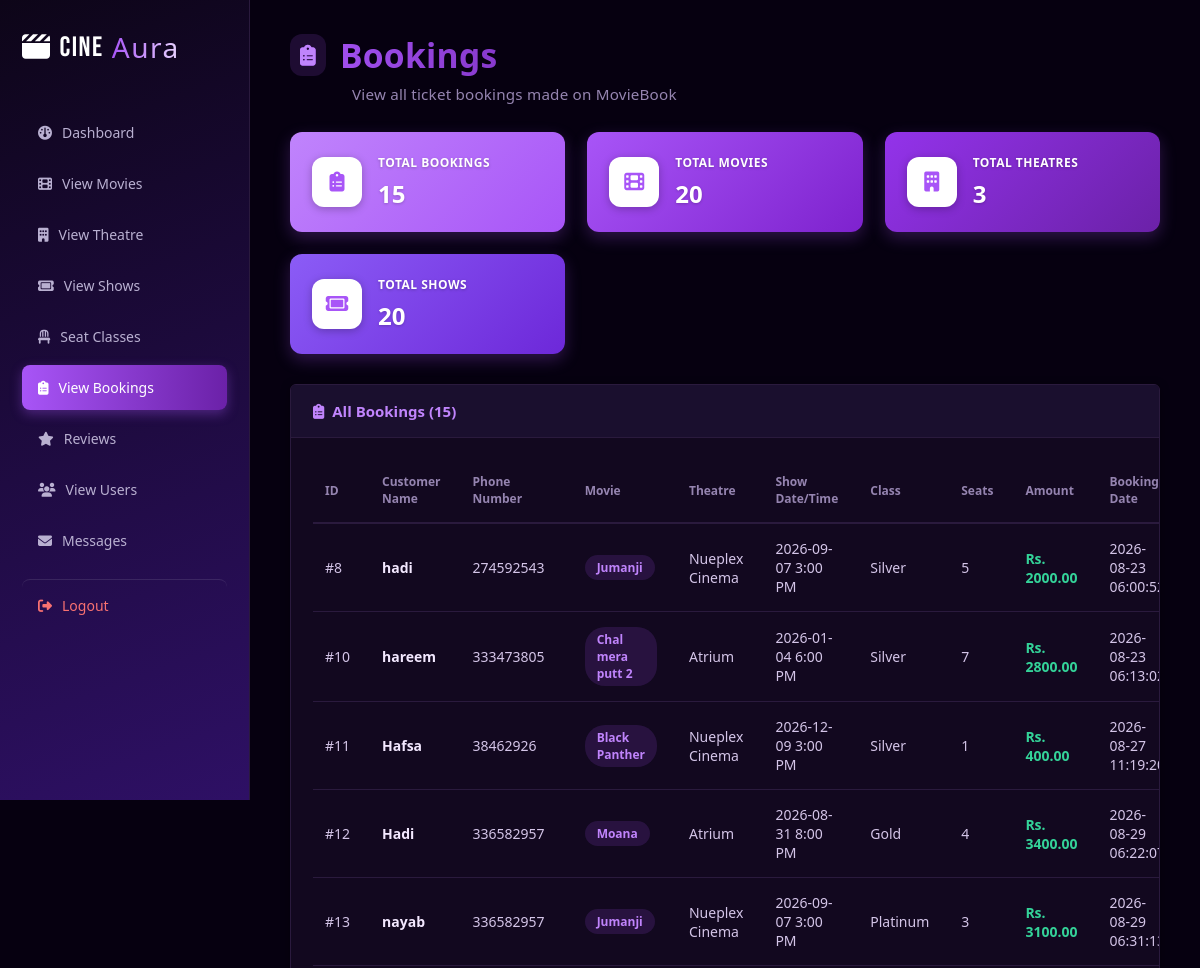
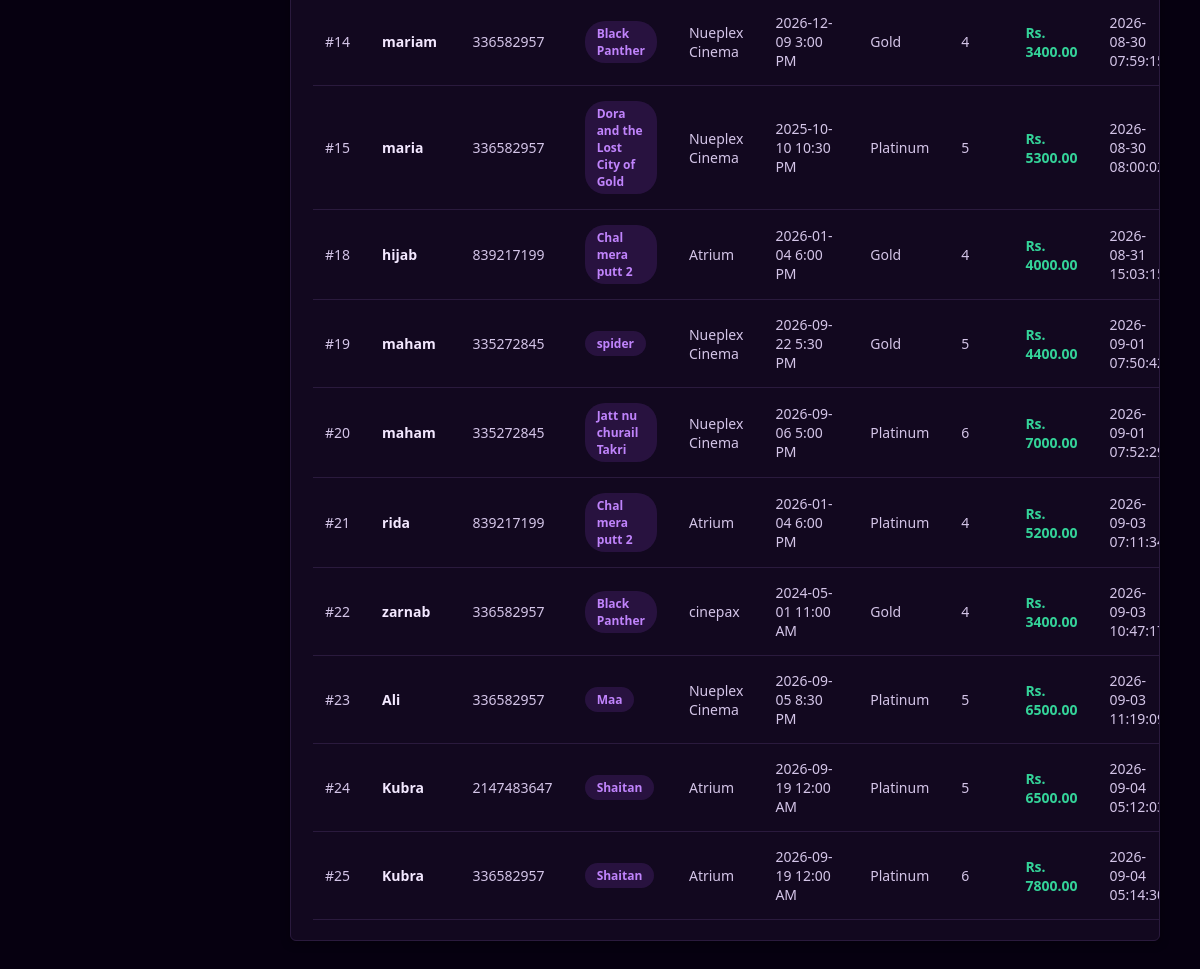
/Dashboard/view_bookings.php (signed in), run on the app's committed database (2 pictures, top to bottom).
### tables this page shows
CREATE TABLE `bookings` (
  `id` int(11) NOT NULL,
  `user_id` int(11) DEFAULT NULL,
  `customer_name` varchar(100) NOT NULL,
  `number` int(11) NOT NULL,
  `movie_id` int(11) NOT NULL,
  `seats` int(11) NOT NULL,
  `amount` decimal(8,2) NOT NULL,
  `payment_method` varchar(20) NOT NULL DEFAULT 'Cash',
  `booking_date` timestamp NOT NULL DEFAULT current_timestamp(),
  `show_id` int(11) NOT NULL,
  `seat_class_id` int(11) NOT NULL
);

CREATE TABLE `movies` (
  `id` int(11) NOT NULL,
  `title` varchar(150) NOT NULL,
  `genre` varchar(100) NOT NULL,
  `poster_url` varchar(255) NOT NULL,
  `avg_rating` decimal(2,1) NOT NULL,
  `trailer_url` varchar(255) NOT NULL,
  `description` text NOT NULL,
  `director` varchar(100) NOT NULL,
  `release_year` int(11) NOT NULL,
  `cast_names` varchar(255) NOT NULL,
  `is_coming_soon` tinyint(1) NOT NULL
);

CREATE TABLE `theatres` (
  `id` int(11) NOT NULL,
  `name` varchar(150) NOT NULL,
  `location` varchar(255) NOT NULL
);

CREATE TABLE `shows` (
  `id` int(11) NOT NULL,
  `movie_id` int(11) NOT NULL,
  `theatre_id` int(11) NOT NULL,
  `show_date` date NOT NULL,
  `show_time` time NOT NULL
);

CREATE TABLE `seat_classes` (
  `id` int(11) NOT NULL,
  `class_name` varchar(60) NOT NULL,
  `adult_price` decimal(10,2) NOT NULL,
  `kid_price` decimal(10,2) NOT NULL
);

### Dashboard/view_bookings.php (the view, shortened to what this page needs)
<?php
include_once "../connect.php";
include_once "side.php";
$movieCountQuery = "SELECT * FROM movies";
$movieCountResult = mysqli_query($conn, $movieCountQuery);
$totalMovies = mysqli_num_rows($movieCountResult);
$theatreCountQuery = "SELECT * FROM theatres";
$theatreCountResult = mysqli_query($conn, $theatreCountQuery);
$totalTheatres = mysqli_num_rows($theatreCountResult);
$showCountQuery = "SELECT * FROM shows";
$showCountResult = mysqli_query($conn, $showCountQuery);
$totalShows = mysqli_num_rows($showCountResult);
$bookingQuery = "SELECT bookings.id, bookings.customer_name, bookings.number, movies.title,
                  theatres.name AS theatre_name, shows.show_date, shows.show_time,
                  seat_classes.class_name, bookings.seats, bookings.amount, bookings.booking_date
                  FROM bookings
                  JOIN movies ON bookings.movie_id = movies.id
                  LEFT JOIN shows ON bookings.show_id = shows.id
                  LEFT JOIN theatres ON shows.theatre_id = theatres.id
                  LEFT JOIN seat_classes ON bookings.seat_class_id = seat_classes.id";
$bookingResult = mysqli_query($conn, $bookingQuery);
$totalBookings = mysqli_num_rows($bookingResult);
?>
<!DOCTYPE html>
<html lang="en">
<head>
    <link rel="stylesheet" href="https://cdnjs.cloudflare.com/ajax/libs/font-awesome/6.5.1/css/all.min.css">
    <link rel="stylesheet" href="style.css">
</head>
<body class="dashboard-body">
    <div class="admin-content">
        <div class="admin-topbar">
            <div class="page-heading">
                <h1>Bookings</h1>
                <p class="page-subtitle">View all ticket bookings made on MovieBook</p>
            </div>
        </div>
        <section class="stats-grid">
            <div class="stat-card">
                <div class="stat-icon"><i class="fa-solid fa-clipboard-list"></i></div>
                <div>
                    <p class="stat-label">Total Bookings</p>
                    <p class="stat-value"><?php echo $totalBookings; ?></p>
                </div>
            </div>
            <div class="stat-card">
                <div class="stat-icon"><i class="fa-solid fa-film"></i></div>
                <div>
                    <p class="stat-label">Total Movies</p>
                    <p class="stat-value"><?php echo $totalMovies; ?></p>
                </div>
            </div>
            <div class="stat-card">
                <div class="stat-icon"><i class="fa-solid fa-building"></i></div>
                <div>
                    <p class="stat-label">Total Theatres</p>
                    <p class="stat-value"><?php echo $totalTheatres; ?></p>
                </div>
            </div>
            <div class="stat-card">
                <div class="stat-icon"><i class="fa-solid fa-ticket"></i></div>
                <div>
                    <p class="stat-label">Total Shows</p>
                    <p class="stat-value"><?php echo $totalShows; ?></p>
                </div>
            </div>
        </section>
        <section class="manage-section">
            <div class="manage-header">
                <h2><i class="fa-solid fa-clipboard-list"></i> All Bookings (<?php echo $totalBookings; ?>)</h2>
            </div>
            <div class="table-wrapper">
                <table class="admin-table">
                    <thead>
                        <tr>
                            <th>ID</th>
                            <th>Customer Name</th>
                            <th>Phone Number</th>
                            <th>Movie</th>
                            <th>Theatre</th>
                            <th>Show Date/Time</th>
                            <th>Class</th>
                            <th>Seats</th>
                            <th>Amount</th>
                            <th>Booking Date</th>
                        </tr>
                    </thead>
                    <tbody>
                        <?php foreach($bookingResult as $booking){ ?>
                            <tr>
                                <td>#<?php echo $booking["id"]; ?></td>
                                <td><span class="customer-name"><?php echo $booking["customer_name"]; ?></span></td>
                                <td><?php echo $booking["number"]; ?></td>
                                <td><span class="movie-badge"><?php echo $booking["title"]; ?></span></td>
                                <td><?php echo $booking["theatre_name"] ?: '-'; ?></td>
                                <td><?php echo $booking["show_date"] ? $booking["show_date"]." ".date("g:i A", strtotime($booking["show_time"])) : '-'; ?></td>
                                <td><?php echo $booking["class_name"] ?: '-'; ?></td>
                                <td><?php echo $booking["seats"]; ?></td>
                                <td><span class="amount-value">Rs. <?php echo $booking["amount"]; ?></span></td>
                                <td><?php echo $booking["booking_date"]; ?></td>
                            </tr>
                        <?php } ?>
                    </tbody>
                </table>
            </div>
        </section>
    </div>
</body>
</html>

### Dashboard/style.css (style rules this page uses)
* { margin: 0; padding: 0; box-sizing: border-box; font-family: 'Segoe UI', Arial, sans-serif; }
body.dashboard-body { min-height: 100vh; background-color: #060010; }
.admin-content { margin-left: 250px; padding: 32px 40px; background-color: #060010; min-width: 0; }
.admin-topbar { display: flex; justify-content: space-between; align-items: center; margin-bottom: 28px; }
.admin-topbar h1 { font-size: 24px; color: #f3e8ff; font-weight: 700; }
.stats-grid { display: grid; grid-template-columns: repeat(auto-fit, minmax(210px, 1fr)); gap: 22px; margin-bottom: 30px; }
.stat-card { border-radius: 12px; padding: 22px; box-shadow: 0 6px 16px rgba(168,85,247,0.25); display: flex; align-items: center; gap: 16px; color: #fff; }
.stat-card:nth-child(1) { background: linear-gradient(135deg, #c084fc, #a855f7); }
.stat-card:nth-child(2) { background: linear-gradient(135deg, #a855f7, #7e22ce); }
.stat-card:nth-child(3) { background: linear-gradient(135deg, #9333ea, #6b21a8); }
.stat-card:nth-child(4) { background: linear-gradient(135deg, #8b5cf6, #6d28d9); }
.stat-icon { width: 50px; height: 50px; border-radius: 12px; background: #fff !important; display: flex; align-items: center; justify-content: center; font-size: 20px; color: #a855f7; flex-shrink: 0; box-shadow: 0 2px 8px rgba(0,0,0,0.25); }
.stat-label { font-size: 12px; font-weight: 700; text-transform: uppercase; letter-spacing: 0.5px; color: #fff; text-shadow: 0 1px 3px rgba(0,0,0,0.25); margin-bottom: 6px; }
.stat-value { text-shadow: 0 1px 3px rgba(0,0,0,0.2); }
.stat-value { font-size: 24px; font-weight: 700; color: #fff; }
.manage-section { background: #12081f; border: 1px solid #2a1a3d; border-radius: 6px; padding: 0; box-shadow: 0 2px 10px rgba(0,0,0,0.4); margin-bottom: 28px; overflow: hidden; }
.manage-header { display: flex; justify-content: space-between; align-items: center; padding: 16px 22px; border-bottom: 1px solid #2a1a3d; background-color: #1a0f2e; }
.manage-header h2 { font-size: 15px; color: #c084fc; font-weight: 700; display: flex; align-items: center; gap: 8px; }
.table-wrapper { overflow-x: auto; padding: 20px 22px; -webkit-overflow-scrolling: touch; }
.admin-table { width: 100%; border-collapse: collapse; color: #d4c5e8; }
.admin-table th, .admin-table td { text-align: left; padding: 15px 20px 15px 12px; font-size: 14px; }
.admin-table th { color: #9584b0; text-transform: none; font-size: 12px; font-weight: 700; border-bottom: 2px solid #2a1a3d; }
.admin-table tbody tr { border-bottom: 1px solid #2a1a3d; }
.stat-card { animation: fadeInUp 0.4s ease backwards; }
.stat-card:nth-child(1) { animation-delay: 0.05s; }
.stat-card:nth-child(2) { animation-delay: 0.1s; }
.stat-card:nth-child(3) { animation-delay: 0.15s; }
.manage-section { animation: fadeInUp 0.4s ease backwards; animation-delay: 0.2s; }
.customer-name { font-weight: 700; color: #f3e8ff; }
.movie-badge { display: inline-block; padding: 4px 12px; border-radius: 20px; background-color: rgba(168,85,247,0.15); color: #c084fc; font-size: 12px; font-weight: 600; }
.amount-value { font-weight: 700; color: #34d399; }

### Dashboard/view_bookings.php (style rules this page uses)
.page-heading { opacity: 0; animation: fadeSlideDown 0.6s ease forwards; }
.page-heading h1 { display: flex; align-items: center; gap: 14px; font-size: 2.1rem; font-weight: 800; letter-spacing: 0.3px; margin: 0; background: linear-gradient(90deg, #a855f7, #6b21a8); -webkit-background-clip: text; -webkit-text-fill-color: transparent; background-clip: text; }
.page-heading h1::before { content: "\f46d"; font-family: "Font Awesome 6 Free"; font-weight: 900; -webkit-text-fill-color: initial; color: #c084fc; background: rgba(168, 85, 247, 0.15); padding: 10px; border-radius: 12px; font-size: 1.3rem; animation: pulseIcon 2.5s ease-in-out infinite; }
.page-heading .page-subtitle { margin: 6px 0 0 62px; color: #9584b0; font-size: 0.95rem; font-weight: 400; letter-spacing: 0.2px; }

### data on the page
bookings: id "8", customer_name "hadi", number "274592543", movie.title "Jumanji", theatres.name "Nueplex Cinema", show.show_date "2026-09-07", show.show_time "3:00 PM", seat_class.class_name "Silver", seats "5", amount "2000.00", booking_date "2026-08-23…"
bookings: id "10", customer_name "hareem", number "333473805", movie.title "Chal mera putt 2", theatres.name "Atrium", show.show_date "2026-01-04", show.show_time "6:00 PM", seat_class.class_name "Silver", seats "7", amount "2800.00", booking_date "2026-08-23…"
bookings: id "11", customer_name "Hafsa", number "38462926", movie.title "Black Panther", theatres.name "Nueplex Cinema", show.show_date "2026-12-09", show.show_time "3:00 PM", seat_class.class_name "Silver", seats "1", amount "400.00", booking_date "2026-08-27…"
bookings: id "12", customer_name "Hadi", number "336582957", movie.title "Moana", theatres.name "Atrium", show.show_date "2026-08-31", show.show_time "8:00 PM", seat_class.class_name "Gold", seats "4", amount "3400.00", booking_date "2026-08-29…"
bookings: id "13", customer_name "nayab", number "336582957", movie.title "Jumanji", theatres.name "Nueplex Cinema", show.show_date "2026-09-07", show.show_time "3:00 PM", seat_class.class_name "Platinum", seats "3", amount "3100.00", booking_date "2026-08-29…"
bookings: id "14", customer_name "mariam", number "336582957", movie.title "Black Panther", theatres.name "Nueplex Cinema", show.show_date "2026-12-09", show.show_time "3:00 PM", seat_class.class_name "Gold", seats "4", amount "3400.00", booking_date "2026-08-30…"
bookings: id "15", customer_name "maria", number "336582957", movie.title "Dora and the Lost City of Gold", theatres.name "Nueplex Cinema", show.show_date "2025-10-10", show.show_time "10:30 PM", seat_class.class_name "Platinum", seats "5", amount "5300.00", booking_date "2026-08-30…"
bookings: id "18", customer_name "hijab", number "839217199", movie.title "Chal mera putt 2", theatres.name "Atrium", show.show_date "2026-01-04", show.show_time "6:00 PM", seat_class.class_name "Gold", seats "4", amount "4000.00", booking_date "2026-08-31…"
bookings: id "19", customer_name "maham", number "335272845", movie.title "spider", theatres.name "Nueplex Cinema", show.show_date "2026-09-22", show.show_time "5:30 PM", seat_class.class_name "Gold", seats "5", amount "4400.00", booking_date "2026-09-01…"
bookings: id "20", customer_name "maham", number "335272845", movie.title "Jatt nu churail Takri", theatres.name "Nueplex Cinema", show.show_date "2026-09-06", show.show_time "5:00 PM", seat_class.class_name "Platinum", seats "6", amount "7000.00", booking_date "2026-09-01…"
bookings: id "21", customer_name "rida", number "839217199", movie.title "Chal mera putt 2", theatres.name "Atrium", show.show_date "2026-01-04", show.show_time "6:00 PM", seat_class.class_name "Platinum", seats "4", amount "5200.00", booking_date "2026-09-03…"
bookings: id "22", customer_name "zarnab", number "336582957", movie.title "Black Panther", theatres.name "cinepax", show.show_date "2024-05-01", show.show_time "11:00 AM", seat_class.class_name "Gold", seats "4", amount "3400.00", booking_date "2026-09-03…"
bookings: id "23", customer_name "Ali", number "336582957", movie.title "Maa", theatres.name "Nueplex Cinema", show.show_date "2026-09-05", show.show_time "8:30 PM", seat_class.class_name "Platinum", seats "5", amount "6500.00", booking_date "2026-09-03…"
bookings: id "24", customer_name "Kubra", number "2147483647", movie.title "Shaitan", theatres.name "Atrium", show.show_date "2026-09-19", show.show_time "12:00 AM", seat_class.class_name "Platinum", seats "5", amount "6500.00", booking_date "2026-09-04…"
bookings: id "25", customer_name "Kubra", number "336582957", movie.title "Shaitan", theatres.name "Atrium", show.show_date "2026-09-19", show.show_time "12:00 AM", seat_class.class_name "Platinum", seats "6", amount "7800.00", booking_date "2026-09-04…"

### other printed values
$totalBookings "15"
$totalMovies "20"
$totalTheatres "3"
$totalShows "20"
